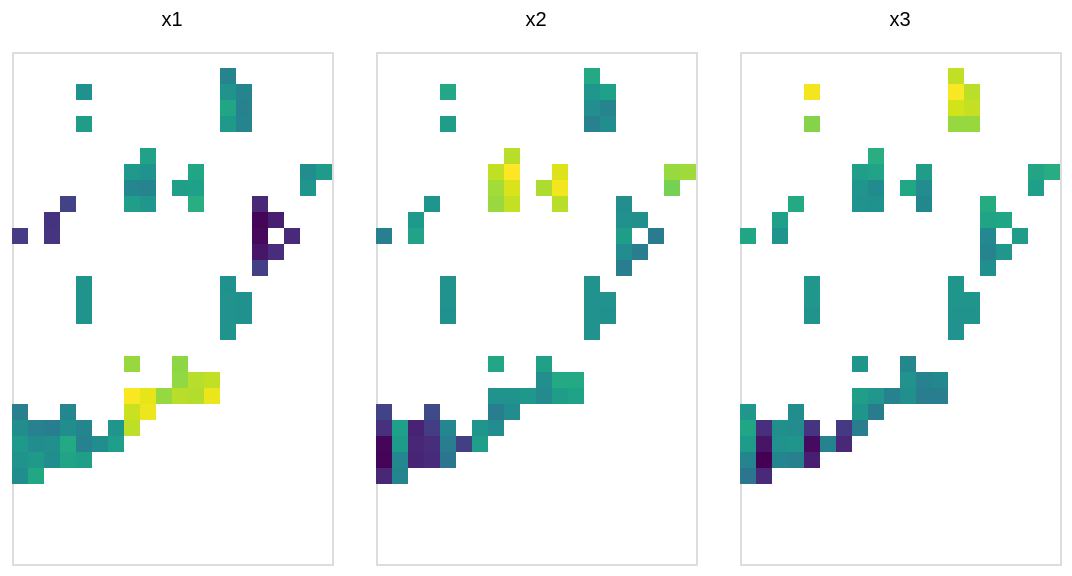

The cell this chart's notebook holds for it:
### Markdown cell above
## 6  Component planes

A component plane shows the mean value of one input feature across the SOM grid.
Comparing planes reveals which features drive which regions — essential for
interpreting what each cluster represents.

### Code cell
plot_component_planes(som, data_z, feature_names=["x1", "x2", "x3"], cell_pixels=8.0)

### Figure 1 — Vega-Lite specification as saved in the notebook (floating-point values rounded to 4 significant figures; data arrays with more than 128 entries replaced by an {"elided": "..."} marker saying what was removed)
{"config": {"view": {"continuousWidth": 300, "continuousHeight": 300}}, "data": {"name": "data-f71b2d5ae1382b6d969a181c3b942e08"}, "mark": {"type": "rect"}, "encoding": {"color": {"field": "value", "legend": null, "scale": {"scheme": "viridis"}, "type": "quantitative"}, "column": {"field": "feature", "title": "", "type": "nominal"}, "tooltip": [{"field": "feature", "type": "nominal"}, {"field": "row", "type": "quantitative"}, {"field": "col", "type": "quantitative"}, {"field": "value", "type": "quantitative"}], "x": {"axis": null, "field": "col", "sort": null, "type": "ordinal"}, "y": {"axis": null, "field": "row", "sort": "descending", "type": "ordinal"}}, "height": {"step": 8.0}, "resolve": {"scale": {"color": "shared"}}, "width": {"step": 8.0}, "$schema": "https://vega.github.io/schema/vega-lite/v6.4.1.json", "datasets": {"data-f71b2d5ae1382b6d969a181c3b942e08": {"elided": "3456 records"}}}
